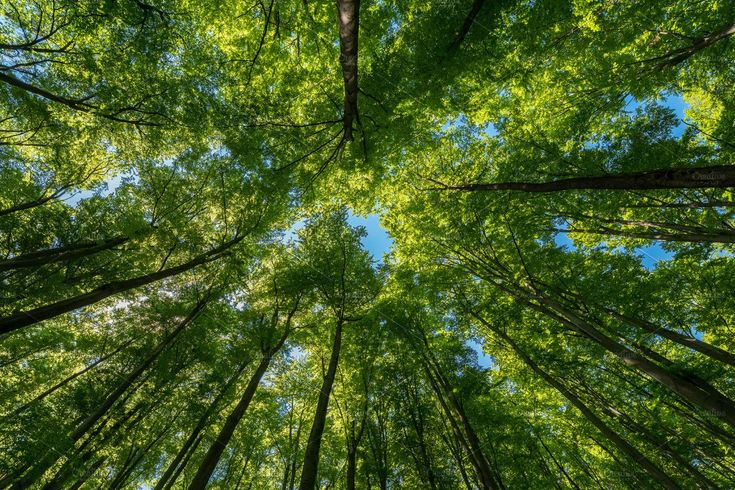
#> input picture image/nature.jpg, 735 x 490 px
$ python Gl.py
#> lines starting #> are read from the running program, lines starting #| are printed output that depends on the picture
import numpy as np
import matplotlib.pyplot as plt
import cv2

# --------------------------
# ฟังก์ชัน Convolution แบบเขียนเอง
# --------------------------
def conv2d_manual(image, kernel):
    h, w = image.shape
    kh, kw = kernel.shape

    # flip kernel (ตามนิยาม convolution)
    kernel_flipped = np.flipud(np.fliplr(kernel))

    # padding
    pad_h = kh // 2
    pad_w = kw // 2
    padded = np.pad(image, ((pad_h, pad_h), (pad_w, pad_w)), mode='constant')

    # เตรียมผลลัพธ์
    result = np.zeros((h, w))

    # convolution ด้วย loop
    for i in range(h):
        for j in range(w):
            region = padded[i:i+kh, j:j+kw]
            result[i, j] = np.sum(region * kernel_flipped)

    return result


x = np.arange(-5, 6)
y = np.arange(-5, 6)
X, Y = np.meshgrid(x, y)

sigma_x2 = 5
sigma_y2 = 5
A = 1

kernel = A * np.exp(
    - ( (X**2)/(2*sigma_x2) + (Y**2)/(2*sigma_y2) )
)

image = cv2.imread('image/nature.jpg', cv2.IMREAD_GRAYSCALE)
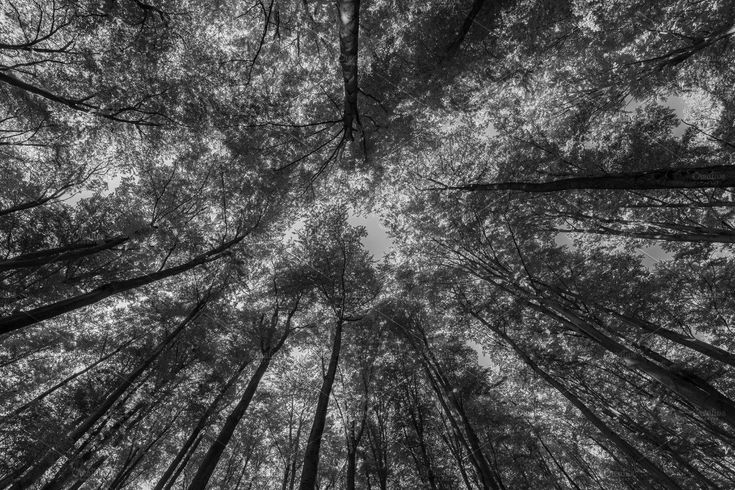
#> image: shape (490, 735); min 0, max 255, mean 78.2
image = cv2.resize(image, (128, 128))
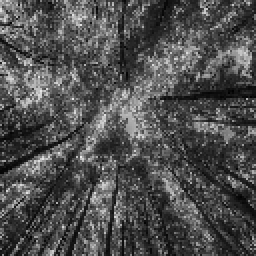
#> image: shape (128, 128) (shown 2 times larger); min 1, max 237, mean 78.3

conv_img = conv2d_manual(image, kernel)
#> in conv2d_manual, `padded = np.pad(image, ((pad_h, pad_h), (pad_w, pad_w)), mode='constan..`:
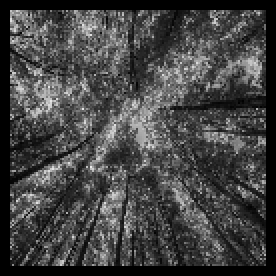
#> padded: shape (138, 138) (shown 2 times larger); min 0, max 237, mean 67.4
#> after the loop in conv2d_manual, `for i in range(h):`:
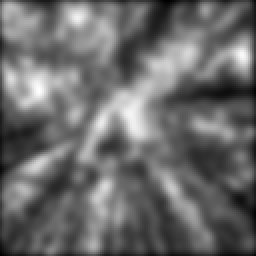
#> result: shape (128, 128) float64 (shown 2 times larger); min 428.7, max 4968.5, mean 2337.8; drawn with min black and max white

plt.figure(figsize=(12, 5))

plt.subplot(1, 2, 1)
plt.title("Original Image")
plt.imshow(image, cmap='gray')
plt.colorbar()

plt.subplot(1, 2, 2)
plt.title("After Convolution")
plt.imshow(conv_img, cmap='gray')
plt.colorbar()

plt.show()
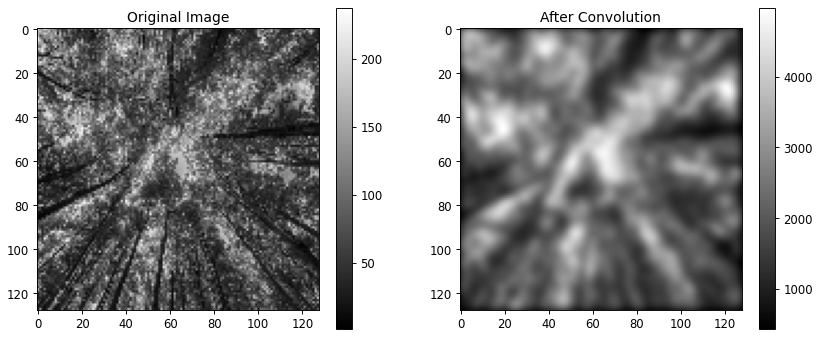
#> figure drawn by matplotlib, 4 panels

$ run again, with image/News-Road.jpg copied over image/nature.jpg
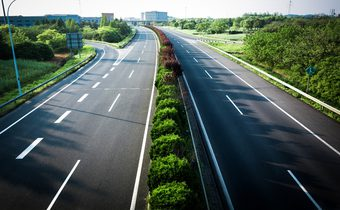
#> input picture image/News-Road.jpg, 340 x 210 px
#> after the loop in conv2d_manual, `for i in range(h):`:
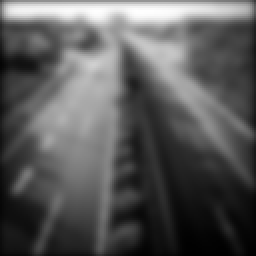
#> result: shape (128, 128) float64 (shown 2 times larger); min 39.51, max 7733.7, mean 2735.4; drawn with min black and max white
#> `plt.show()`:
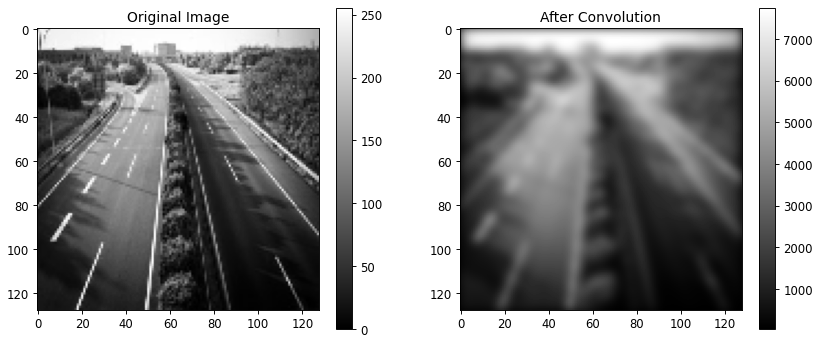
#> figure drawn by matplotlib, 4 panels
